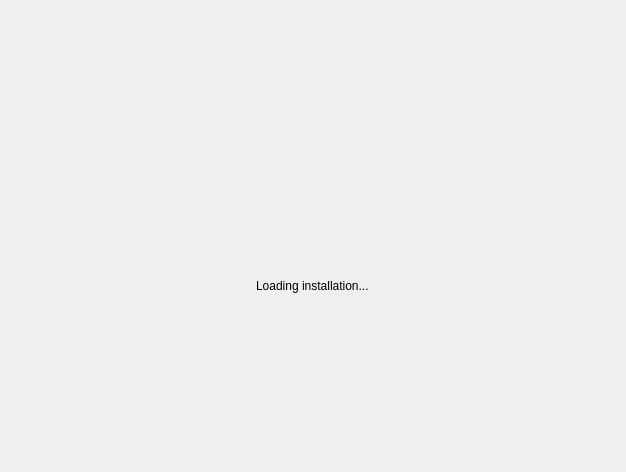
<?xml version="1.0" encoding="UTF-8"?>
<ui version="4.0">
 <class>InstallationUI</class>
 <widget class="QWidget" name="InstallationUI">
  <property name="geometry">
   <rect>
    <x>0</x>
    <y>0</y>
    <width>626</width>
    <height>472</height>
   </rect>
  </property>
  <property name="windowTitle">
   <string notr="true"/>
  </property>
  <layout class="QVBoxLayout" name="verticalLayout_2">
   <property name="spacing">
    <number>0</number>
   </property>
   <property name="leftMargin">
    <number>0</number>
   </property>
   <property name="topMargin">
    <number>0</number>
   </property>
   <property name="rightMargin">
    <number>0</number>
   </property>
   <property name="bottomMargin">
    <number>0</number>
   </property>
   <item>
    <layout class="QVBoxLayout" name="verticalLayout">
     <property name="spacing">
      <number>0</number>
     </property>
     <item>
      <spacer name="verticalSpacer_2">
       <property name="orientation">
        <enum>Qt::Vertical</enum>
       </property>
       <property name="sizeHint" stdset="0">
        <size>
         <width>20</width>
         <height>40</height>
        </size>
       </property>
      </spacer>
     </item>
     <item alignment="Qt::AlignHCenter">
      <widget class="QLabel" name="labelGif">
       <property name="minimumSize">
        <size>
         <width>200</width>
         <height>100</height>
        </size>
       </property>
       <property name="text">
        <string notr="true"/>
       </property>
      </widget>
     </item>
     <item alignment="Qt::AlignHCenter">
      <widget class="QLabel" name="labelText">
       <property name="font">
        <font>
         <family>Segoe UI</family>
         <pointsize>9</pointsize>
        </font>
       </property>
       <property name="styleSheet">
        <string notr="true">color: @color-text-gray ;</string>
       </property>
       <property name="text">
        <string>Loading installation...</string>
       </property>
      </widget>
     </item>
     <item>
      <spacer name="verticalSpacer">
       <property name="orientation">
        <enum>Qt::Vertical</enum>
       </property>
       <property name="sizeHint" stdset="0">
        <size>
         <width>20</width>
         <height>40</height>
        </size>
       </property>
      </spacer>
     </item>
    </layout>
   </item>
  </layout>
 </widget>
 <resources/>
 <connections/>
</ui>
